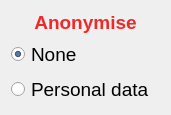
   <widget class="QWidget" name="gridLayoutWidget_3">
    <property name="geometry">
     <rect>
      <x>908</x>
      <y>18</y>
      <width>171</width>
      <height>94</height>
     </rect>
    </property>
    <property name="palette">
     <palette>
      <active>
       <colorrole role="Text">
        <brush brushstyle="SolidPattern">
         <color alpha="255">
          <red>32</red>
          <green>74</green>
          <blue>135</blue>
         </color>
        </brush>
       </colorrole>
       <colorrole role="ToolTipText">
        <brush brushstyle="SolidPattern">
         <color alpha="255">
          <red>0</red>
          <green>0</green>
          <blue>0</blue>
         </color>
        </brush>
       </colorrole>
       <colorrole role="PlaceholderText">
        <brush brushstyle="NoBrush">
         <color alpha="128">
          <red>32</red>
          <green>74</green>
          <blue>135</blue>
         </color>
        </brush>
       </colorrole>
      </active>
      <inactive>
       <colorrole role="Text">
        <brush brushstyle="SolidPattern">
         <color alpha="255">
          <red>32</red>
          <green>74</green>
          <blue>135</blue>
         </color>
        </brush>
       </colorrole>
       <colorrole role="ToolTipText">
        <brush brushstyle="SolidPattern">
         <color alpha="255">
          <red>0</red>
          <green>0</green>
          <blue>0</blue>
         </color>
        </brush>
       </colorrole>
       <colorrole role="PlaceholderText">
        <brush brushstyle="NoBrush">
         <color alpha="128">
          <red>32</red>
          <green>74</green>
          <blue>135</blue>
         </color>
        </brush>
       </colorrole>
      </inactive>
      <disabled>
       <colorrole role="Text">
        <brush brushstyle="SolidPattern">
         <color alpha="255">
          <red>24</red>
          <green>55</green>
          <blue>56</blue>
         </color>
        </brush>
       </colorrole>
       <colorrole role="ToolTipText">
        <brush brushstyle="SolidPattern">
         <color alpha="255">
          <red>0</red>
          <green>0</green>
          <blue>0</blue>
         </color>
        </brush>
       </colorrole>
       <colorrole role="PlaceholderText">
        <brush brushstyle="NoBrush">
         <color alpha="128">
          <red>32</red>
          <green>74</green>
          <blue>135</blue>
         </color>
        </brush>
       </colorrole>
      </disabled>
     </palette>
    </property>
    <property name="font">
     <font>
      <pointsize>14</pointsize>
     </font>
    </property>
    <layout class="QGridLayout" name="gridLayout_3">
     <item row="1" column="0">
      <layout class="QVBoxLayout" name="verticalLayout_3">
       <item>
        <widget class="QRadioButton" name="none">
         <property name="palette">
          <palette>
           <active>
            <colorrole role="Text">
             <brush brushstyle="SolidPattern">
              <color alpha="255">
               <red>32</red>
               <green>74</green>
               <blue>135</blue>
              </color>
             </brush>
            </colorrole>
            <colorrole role="ToolTipText">
             <brush brushstyle="SolidPattern">
              <color alpha="255">
               <red>0</red>
               <green>0</green>
               <blue>0</blue>
              </color>
             </brush>
            </colorrole>
            <colorrole role="PlaceholderText">
             <brush brushstyle="NoBrush">
              <color alpha="128">
               <red>32</red>
               <green>74</green>
               <blue>135</blue>
              </color>
             </brush>
            </colorrole>
           </active>
           <inactive>
            <colorrole role="Text">
             <brush brushstyle="SolidPattern">
              <color alpha="255">
               <red>32</red>
               <green>74</green>
               <blue>135</blue>
              </color>
             </brush>
            </colorrole>
            <colorrole role="ToolTipText">
             <brush brushstyle="SolidPattern">
              <color alpha="255">
               <red>0</red>
               <green>0</green>
               <blue>0</blue>
              </color>
             </brush>
            </colorrole>
            <colorrole role="PlaceholderText">
             <brush brushstyle="NoBrush">
              <color alpha="128">
               <red>32</red>
               <green>74</green>
               <blue>135</blue>
              </color>
             </brush>
            </colorrole>
           </inactive>
           <disabled>
            <colorrole role="Text">
             <brush brushstyle="SolidPattern">
              <color alpha="255">
               <red>24</red>
               <green>55</green>
               <blue>56</blue>
              </color>
             </brush>
            </colorrole>
            <colorrole role="ToolTipText">
             <brush brushstyle="SolidPattern">
              <color alpha="255">
               <red>0</red>
               <green>0</green>
               <blue>0</blue>
              </color>
             </brush>
            </colorrole>
            <colorrole role="PlaceholderText">
             <brush brushstyle="NoBrush">
              <color alpha="128">
               <red>32</red>
               <green>74</green>
               <blue>135</blue>
              </color>
             </brush>
            </colorrole>
           </disabled>
          </palette>
         </property>
         <property name="font">
          <font>
           <pointsize>14</pointsize>
          </font>
         </property>
         <property name="cursor">
          <cursorShape>PointingHandCursor</cursorShape>
         </property>
         <property name="text">
          <string>None</string>
         </property>
         <property name="checked">
          <bool>true</bool>
         </property>
        </widget>
       </item>
       <item>
        <widget class="QRadioButton" name="personal_info">
         <property name="palette">
          <palette>
           <active>
            <colorrole role="Text">
             <brush brushstyle="SolidPattern">
              <color alpha="255">
               <red>32</red>
               <green>74</green>
               <blue>135</blue>
              </color>
             </brush>
            </colorrole>
            <colorrole role="ToolTipText">
             <brush brushstyle="SolidPattern">
              <color alpha="255">
               <red>0</red>
               <green>0</green>
               <blue>0</blue>
              </color>
             </brush>
            </colorrole>
            <colorrole role="PlaceholderText">
             <brush brushstyle="NoBrush">
              <color alpha="128">
               <red>32</red>
               <green>74</green>
               <blue>135</blue>
              </color>
             </brush>
            </colorrole>
           </active>
           <inactive>
            <colorrole role="Text">
             <brush brushstyle="SolidPattern">
              <color alpha="255">
               <red>32</red>
               <green>74</green>
               <blue>135</blue>
              </color>
             </brush>
            </colorrole>
            <colorrole role="ToolTipText">
             <brush brushstyle="SolidPattern">
              <color alpha="255">
               <red>0</red>
               <green>0</green>
               <blue>0</blue>
              </color>
             </brush>
            </colorrole>
            <colorrole role="PlaceholderText">
             <brush brushstyle="NoBrush">
              <color alpha="128">
               <red>32</red>
               <green>74</green>
               <blue>135</blue>
              </color>
             </brush>
            </colorrole>
           </inactive>
           <disabled>
            <colorrole role="Text">
             <brush brushstyle="SolidPattern">
              <color alpha="255">
               <red>24</red>
               <green>55</green>
               <blue>56</blue>
              </color>
             </brush>
            </colorrole>
            <colorrole role="ToolTipText">
             <brush brushstyle="SolidPattern">
              <color alpha="255">
               <red>0</red>
               <green>0</green>
               <blue>0</blue>
              </color>
             </brush>
            </colorrole>
            <colorrole role="PlaceholderText">
             <brush brushstyle="NoBrush">
              <color alpha="128">
               <red>32</red>
               <green>74</green>
               <blue>135</blue>
              </color>
             </brush>
            </colorrole>
           </disabled>
          </palette>
         </property>
         <property name="font">
          <font>
           <pointsize>14</pointsize>
          </font>
         </property>
         <property name="cursor">
          <cursorShape>PointingHandCursor</cursorShape>
         </property>
         <property name="text">
          <string>Personal data</string>
         </property>
        </widget>
       </item>
      </layout>
     </item>
     <item row="0" column="0">
      <widget class="QLabel" name="label_4">
       <property name="palette">
        <palette>
         <active>
          <colorrole role="Text">
           <brush brushstyle="SolidPattern">
            <color alpha="255">
             <red>32</red>
             <green>74</green>
             <blue>135</blue>
            </color>
           </brush>
          </colorrole>
          <colorrole role="ToolTipText">
           <brush brushstyle="SolidPattern">
            <color alpha="255">
             <red>0</red>
             <green>0</green>
             <blue>0</blue>
            </color>
           </brush>
          </colorrole>
          <colorrole role="PlaceholderText">
           <brush brushstyle="NoBrush">
            <color alpha="128">
             <red>32</red>
             <green>74</green>
             <blue>135</blue>
            </color>
           </brush>
          </colorrole>
         </active>
         <inactive>
          <colorrole role="Text">
           <brush brushstyle="SolidPattern">
            <color alpha="255">
             <red>32</red>
             <green>74</green>
             <blue>135</blue>
            </color>
           </brush>
          </colorrole>
          <colorrole role="ToolTipText">
           <brush brushstyle="SolidPattern">
            <color alpha="255">
             <red>0</red>
             <green>0</green>
             <blue>0</blue>
            </color>
           </brush>
          </colorrole>
          <colorrole role="PlaceholderText">
           <brush brushstyle="NoBrush">
            <color alpha="128">
             <red>32</red>
             <green>74</green>
             <blue>135</blue>
            </color>
           </brush>
          </colorrole>
         </inactive>
         <disabled>
          <colorrole role="Text">
           <brush brushstyle="SolidPattern">
            <color alpha="255">
             <red>24</red>
             <green>55</green>
             <blue>56</blue>
            </color>
           </brush>
          </colorrole>
          <colorrole role="ToolTipText">
           <brush brushstyle="SolidPattern">
            <color alpha="255">
             <red>0</red>
             <green>0</green>
             <blue>0</blue>
            </color>
           </brush>
          </colorrole>
          <colorrole role="PlaceholderText">
           <brush brushstyle="NoBrush">
            <color alpha="128">
             <red>32</red>
             <green>74</green>
             <blue>135</blue>
            </color>
           </brush>
          </colorrole>
         </disabled>
        </palette>
       </property>
       <property name="font">
        <font>
         <pointsize>14</pointsize>
         <weight>75</weight>
         <bold>true</bold>
        </font>
       </property>
       <property name="text">
        <string>&lt;html&gt;&lt;head/&gt;&lt;body&gt;&lt;p&gt;&lt;span style=&quot; color:#ef2929;&quot;&gt;Anonymise&lt;/span&gt;&lt;/p&gt;&lt;/body&gt;&lt;/html&gt;</string>
       </property>
       <property name="scaledContents">
        <bool>true</bool>
       </property>
       <property name="alignment">
        <set>Qt::AlignCenter</set>
       </property>
      </widget>
     </item>
    </layout>
   </widget>
